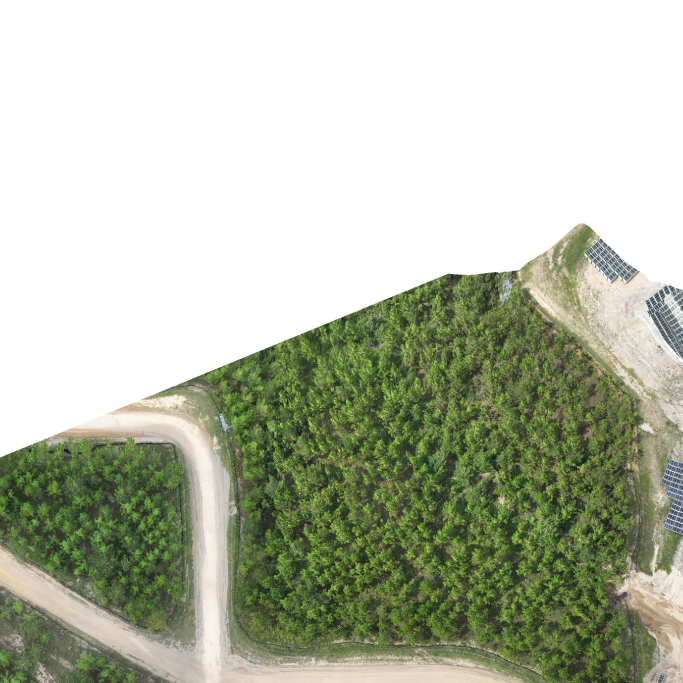
#> input picture ORTHOPHOTO_tile_r000_c001.jpg, 2048 x 2048 px (shown at 1/3 size)
$ python fam_srm_orthomosaic_engine.py ../ORTHOPHOTO_tile_r000_c001.jpg out   (older library calls are emulated)
#> lines starting #> are read from the running program, lines starting #| are printed output that depends on the picture
### FAM-SRM/fam_ndvi.py
# ===============================================================
# fam_ndvi.py — FAM-SRM v2.0
#
# NDVI_FAM MODULE
#
# This module computes a FAM-derived normalized vegetation feature index from:
#     NDVI_FAM = (vnir - R) / (vnir + R + eps)
#
# IMPORTANT: vnir is synthesized from RGB by FAM-SRM. NDVI_FAM is therefore
# a model-derived feature index, not sensor-measured NDVI or physical NIR
# reflectance. Independent measured-NIR validation is required before treating
# it as equivalent to conventional multispectral NDVI.
#
# Includes:
#   • CPU-only safe operations
#   • Multi-colormap export
#   • TIFF/JPG/PNG safety
#   • MLA-PDF integration
#   • Normalized output [0,1]
#
# ===============================================================

import numpy as np
import cv2
import os


# ---------------------------------------------------------------
# Core NDVI_FAM computation
# ---------------------------------------------------------------
def NDVI_FAM(vnir: np.ndarray, R: np.ndarray, eps: float = 1e-6, mode: str = "linear") -> np.ndarray:
    """
    Compute the FAM-derived normalized vegetation feature index.

    ``vnir`` is a synthetic channel produced from RGB by FAM-SRM. The result
    is not sensor-measured NDVI and should not be interpreted as calibrated
    multispectral reflectance without independent validation.

    Parameters
    ----------
    vnir : np.ndarray
        Synthetic virtual-NIR feature channel in [0,1].
    R : np.ndarray
        Red channel (normalized [0,1]).
    eps : float
        Stabilizer for denominator.
    mode : str
        Output mapping: 'linear' for direct normalized remapping or 'soft'
        for visualization-oriented contrast compression.

    Returns
    -------
    np.ndarray in [0,1]
    """
    vnir = vnir.astype(np.float32)
    R = R.astype(np.float32)

    raw = (vnir - R) / (vnir + R + eps)

    # Output mapping selection. Neither mapping changes the synthetic-source
    # claim boundary of vnir/NDVI_FAM.
    if mode == "soft":
        ndvi = 0.5 + 0.5 * np.tanh(2.0 * raw)  # visualization mapping
    else:  # mode == "linear" (default)
        ndvi = (raw + 1.0) / 2.0               # direct linear remapping

    # Clip and return
    ndvi = np.clip(ndvi, 0, 1)
    return ndvi.astype(np.float32)


# ---------------------------------------------------------------
# NDVI Colormaps for MLA-PDF Pages
# ---------------------------------------------------------------
NDVI_COLORMAPS = {
    "classic": cv2.COLORMAP_JET,
    "viridis": cv2.COLORMAP_VIRIDIS,
    "jet": cv2.COLORMAP_JET,
    "gva": cv2.COLORMAP_SUMMER,  # green → cyan → white
}


# [64 lines left out: functions save_ndvi_colormaps, save_ndvi_legend, save_ndvi_histogram, not called in this run]

### FAM-SRM/fam_srm_orthomosaic_engine.py
# ===============================================================
# fam_srm_orthomosaic_engine.py — FAM-SRM v3.1 (Tiled CPU Edition)
#
# Unified orthomosaic/RGB processing engine:
#   • vNIR (virtual NIR proxy)
#   • NDVI_FAM (FAM-enhanced NDVI)
#   • FSI (Fractal Stress Index)
#   • Graphon structural residual placeholder (optional)
#   • THUMBNAILS (safe, downscaled automatically)
#
# Tile-based processing:
#   • Large orthos are split into tiles (default 2048×2048)
#   • Tiles are written to a temp folder inside the output folder:
#         "<YYYYMMDD>_tiled_images"
#   • All spectral products are recomposed into full-resolution arrays
#
# Auto-detects:
#   • GeoTIFF orthomosaics (R,G,B)
#   • Standard RGB photos (JPG/PNG)
#
# Memory-safe / decompression-bomb protected (no silent 1×1 collapse).
#
# Produced for: Gabriel Allit (Salt19 LLC)
# ===============================================================

import os
import sys
import math
import datetime
from typing import Tuple, Optional

import numpy as np

# Import FAM-SRM NDVI module
from fam_ndvi import NDVI_FAM

# OpenCV import guard
try:
    import cv2
except ImportError as e:
    raise RuntimeError(
        "OpenCV (cv2) is required for fam_srm_orthomosaic_engine. "
        "Install with `conda install -c conda-forge opencv` or `pip install opencv-python-headless`."
    ) from e

# Optional: matplotlib only for histograms / colorbars
try:
    import matplotlib
    matplotlib.use("Agg")  # headless backend
    import matplotlib.pyplot as plt
except Exception:
    plt = None  # Hist/colorbar generation will be skipped gracefully


# ===============================================================
# Utility helpers
# ===============================================================

def log(msg: str):
    """Lightweight stdout logger (GUI can capture this)."""
    ts = datetime.datetime.now().strftime("%H:%M:%S")
    print(f"[{ts}] {msg}")
    sys.stdout.flush()


def ensure_dir(path: str):
    os.makedirs(path, exist_ok=True)


def safe_thumbnail(img: np.ndarray, max_side: int = 2048) -> np.ndarray:
    """Downscale image preserving aspect ratio; no weird 1×1 degeneracy."""
    h, w = img.shape[:2]
    max_dim = max(h, w)
    if max_dim <= max_side:
        return img.copy()
    scale = max_side / float(max_dim)
    new_w = max(1, int(round(w * scale)))
    new_h = max(1, int(round(h * scale)))
    thumb = cv2.resize(img, (new_w, new_h), interpolation=cv2.INTER_AREA)
    return thumb


def today_prefix() -> str:
    """Return YYYYMMDD string for folder naming."""
    return datetime.date.today().strftime("%Y%m%d")


# ===============================================================
# Image loading (JPG/PNG/TIFF) with shape + dtype sanity
# ===============================================================

def load_rgb_image(path: str) -> np.ndarray:
    """
    Load an RGB image from disk using OpenCV.
    Always returns float32 in [0, 1], shape (H, W, 3).
    """
    if not os.path.isfile(path):
        raise FileNotFoundError(f"Input image not found: {path}")

    log(f"Loading image: {path}")
    img_bgr = cv2.imread(path, cv2.IMREAD_COLOR)
    if img_bgr is None:
        raise RuntimeError(f"cv2.imread failed for: {path}")

    img_rgb = cv2.cvtColor(img_bgr, cv2.COLOR_BGR2RGB)

    if img_rgb.ndim != 3 or img_rgb.shape[2] != 3:
        raise RuntimeError(
            f"Expected 3-channel RGB image; got shape {img_rgb.shape}"
        )

    img_rgb = img_rgb.astype(np.float32) / 255.0

    h, w, _ = img_rgb.shape
    log(f"Loaded image shape: {w} × {h} (W×H), dtype={img_rgb.dtype}")
    if h < 32 or w < 32:
        raise RuntimeError(
            f"Image is too small after load ({w}×{h}). "
            "Something went wrong (decompression / downscale)."
        )

    return img_rgb


# ===============================================================
# FAM-SRM spectral operators
# ===============================================================

def compute_Y(rgb: np.ndarray) -> np.ndarray:
    """Base vegetation-biased luminance Y."""
    R = rgb[..., 0]
    G = rgb[..., 1]
    B = rgb[..., 2]
    Y = 0.35 * R + 0.45 * G + 0.20 * B
    return np.clip(Y, 0.0, 1.0).astype(np.float32)


def kolakoski_kernel(size: int = 7) -> np.ndarray:
    """
    Build a Kolakoski-inspired 2D kernel.
    Not a literal Kolakoski sequence, but uses its run-length structure
    (1s and 2s) to modulate radial weights.
    """
    # 1D Kolakoski prefix
    seq = [1, 2, 2, 1, 1, 2, 1, 2, 2][: size * 2]
    seq = np.array(seq, dtype=np.float32)

    # Radial grid
    ax = np.linspace(-1.0, 1.0, size)
    xx, yy = np.meshgrid(ax, ax)
    rr = np.sqrt(xx**2 + yy**2)

    rr_norm = rr / (rr.max() + 1e-6)
    idx = np.minimum((rr_norm * (len(seq) - 1)).astype(int), len(seq) - 1)
    k = seq[idx].astype(np.float32)

    k /= k.sum()
    return k


def KRO(Y: np.ndarray, kernel_size: int = 7) -> np.ndarray:
    """Kolakoski Recursive Operator — nonlinear spatial smoothing."""
    k = kolakoski_kernel(kernel_size)
    # Ensure input is float32 for OpenCV compatibility
    Y_f32 = Y.astype(np.float32)
    Y_blur = cv2.filter2D(Y_f32, cv2.CV_32F, k, borderType=cv2.BORDER_REFLECT)
    # mild residual feedback for "recursive" feel
    out = 0.7 * Y_blur + 0.3 * Y_f32
    return np.clip(out, 0.0, 1.0)


def TMBE(Y: np.ndarray) -> np.ndarray:
    """Thue–Morse Bias Equalizer — parity-based chromatic bias correction."""
    h, w = Y.shape
    # 2D Thue–Morse parity mask
    x = np.arange(w, dtype=np.int32)
    y = np.arange(h, dtype=np.int32)
    xx, yy = np.meshgrid(x, y)

    def bitcount(n: np.ndarray) -> np.ndarray:
        # numpy-compatible bit counting for parity calculation
        # Count bits by successively checking each bit position
        count = np.zeros_like(n, dtype=np.int32)
        temp = n.copy()
        while np.any(temp > 0):
            count += temp & 1
            temp >>= 1
        return count

    parity = (bitcount(xx) + bitcount(yy)) & 1
    mask = np.where(parity == 0, 1.0, -1.0).astype(np.float32)

    # Local mean
    Y_f32 = Y.astype(np.float32)
    local_mean = cv2.GaussianBlur(Y_f32, (0, 0), sigmaX=1.2, sigmaY=1.2)
    residual = Y_f32 - local_mean

    # Apply parity flip to residual, then recombine
    corrected = local_mean + 0.3 * residual * mask
    return np.clip(corrected, 0.0, 1.0)


def USK(Y: np.ndarray) -> np.ndarray:
    """Ulam Spiral Kernel — emphasize structural patterns."""
    h, w = Y.shape
    # Approximate by gently boosting mid-frequency details via unsharp masking
    Y_f32 = Y.astype(np.float32)
    blur = cv2.GaussianBlur(Y_f32, (0, 0), sigmaX=2.0, sigmaY=2.0)
    high = Y_f32 - blur
    out = Y_f32 + 0.8 * high
    return np.clip(out, 0.0, 1.0)


def BES(Y: np.ndarray) -> np.ndarray:
    """Beatty Entropy Scaling — radiometric scaling with entropy proxy."""
    # Local variance as entropy proxy
    ksize = 7
    Y_f32 = Y.astype(np.float32)
    mu = cv2.blur(Y_f32, (ksize, ksize))
    mu2 = cv2.blur(Y_f32 * Y_f32, (ksize, ksize))
    var = np.clip(mu2 - mu * mu, 0.0, None)

    # Beatty-like scaling using sqrt(2) factor
    alpha = (np.sqrt(2.0) - 1.0)
    scale = 1.0 + alpha * (var / (var.max() + 1e-6))

    out = Y_f32 * scale
    out = out / (out.max() + 1e-6)
    return np.clip(out, 0.0, 1.0)


def FDM(Y: np.ndarray) -> np.ndarray:
    """Fractal Dimension Modulator — texture enhancement."""
    # Laplacian-of-Gaussian-ish
    Y_f32 = Y.astype(np.float32)
    blur = cv2.GaussianBlur(Y_f32, (0, 0), sigmaX=1.0, sigmaY=1.0)
    lap = cv2.Laplacian(blur, cv2.CV_32F, ksize=3)
    # Normalize laplacian
    lap_norm = lap / (np.max(np.abs(lap)) + 1e-6)
    out = Y_f32 + 0.5 * lap_norm
    return np.clip(out, 0.0, 1.0)


def compute_vnir(rgb: np.ndarray) -> np.ndarray:
    """Full vNIR pipeline for a single RGB tile."""
    Y = compute_Y(rgb)
    y1 = KRO(Y)
    y2 = TMBE(y1)
    y3 = USK(y2)
    y4 = BES(y3)
    vnir = FDM(y4)
    # IMPORTANT: no per-tile normalization here; we normalize globally later
    return vnir.astype(np.float32)


# [8 lines left out: function compute_ndvi_fam, not called in this run]


def compute_fsi(vnir: np.ndarray) -> np.ndarray:
    """
    Fractal Stress Index:
    FSI ≈ normalized residual of (FDM(vNIR) − GaussianBlur(FDM(vNIR))).
    """
    fdm_v = FDM(vnir)
    fdm_v_f32 = fdm_v.astype(np.float32)
    smooth = cv2.GaussianBlur(fdm_v_f32, (0, 0), sigmaX=2.0, sigmaY=2.0)
    residual = fdm_v_f32 - smooth
    # Normalize to [0,1] based on abs residual
    mag = np.abs(residual)
    mag /= (mag.max() + 1e-6)
    return mag.astype(np.float32)


def global_normalize_vnir(vnir_full: np.ndarray, rgb_full: np.ndarray) -> np.ndarray:
    """
    Global percentile-based normalization of vNIR after tiling / full-block processing.
    Uses RGB to mask out empty borders so they don't dominate the histogram.
    """
    # mask out empty/black/white borders so they don't break histogram
    valid_mask = (rgb_full.sum(axis=2) > 0.03)
    vnir_valid = vnir_full[valid_mask]

    if vnir_valid.size > 0:
        lo = np.percentile(vnir_valid, 1.0)
        hi = np.percentile(vnir_valid, 99.0)
    else:
        lo, hi = float(vnir_full.min()), float(vnir_full.max())

    # protect against divide-by-zero
    if hi - lo < 1e-6:
        hi = lo + 1e-3

    vnir_full = (vnir_full - lo) / (hi - lo)
    vnir_full = np.clip(vnir_full, 0.0, 1.0).astype(np.float32)
    log(f"Global vNIR normalization: lo={lo:.4f}, hi={hi:.4f}")
    return vnir_full


# ===============================================================
# NDVI colormaps
# ===============================================================

def apply_colormap_ndvi(ndvi: np.ndarray, cmap: str = "jet") -> np.ndarray:
    """
    Map NDVI [-1,1] to RGB using specified colormap.
    Supported: "jet", "viridis", "classic", "gva".
    """
    ndvi_norm = (ndvi + 1.0) / 2.0  # [0,1]
    ndvi_u8 = np.clip(ndvi_norm * 255.0, 0, 255).astype(np.uint8)

    if cmap == "jet":
        cm = cv2.COLORMAP_JET
        colored = cv2.applyColorMap(ndvi_u8, cm)
        return cv2.cvtColor(colored, cv2.COLOR_BGR2RGB)

    if cmap == "viridis":
        # OpenCV viridis
        cm = cv2.COLORMAP_VIRIDIS
        colored = cv2.applyColorMap(ndvi_u8, cm)
        return cv2.cvtColor(colored, cv2.COLOR_BGR2RGB)

    # Classic NDVI: brown → yellow → green
    if cmap == "classic":
        lut = np.zeros((256, 1, 3), dtype=np.uint8)
        for i in range(256):
            t = i / 255.0
            if t < 0.5:  # soil-ish
                r = int(160 + 80 * (t / 0.5))  # 160→240
                g = int(100 + 60 * (t / 0.5))  # 100→160
                b = int(60 * (t / 0.5))        # 0→60
            else:         # veg
                t2 = (t - 0.5) / 0.5
                r = int(240 * (1 - t2))
                g = int(160 + 95 * t2)
                b = int(60 * (1 - t2))
            lut[i, 0, :] = [b, g, r]
        colored = cv2.LUT(cv2.merge([ndvi_u8]*3), lut)
        return cv2.cvtColor(colored, cv2.COLOR_BGR2RGB)

    # GVA Signature Theme: teal → green → magenta-ish
    if cmap == "gva":
        lut = np.zeros((256, 1, 3), dtype=np.uint8)
        for i in range(256):
            t = i / 255.0
            r = int(80 + 150 * t)
            g = int(200 * (1 - abs(t - 0.5) * 2))
            b = int(60 + 150 * (1 - t))
            lut[i, 0, :] = [b, g, r]
        colored = cv2.LUT(cv2.merge([ndvi_u8]*3), lut)
        return cv2.cvtColor(colored, cv2.COLOR_BGR2RGB)

    # Fallback to jet
    cm = cv2.COLORMAP_JET
    colored = cv2.applyColorMap(ndvi_u8, cm)
    return cv2.cvtColor(colored, cv2.COLOR_BGR2RGB)


# ===============================================================
# vNIR visualization helpers
# ===============================================================

def save_vnir_hist_and_colorbar(vnir: np.ndarray, base_path: str):
    if plt is None:
        log("matplotlib not available; skipping vNIR hist/colorbar.")
        return

    vnir_flat = vnir.flatten()
    vnir_flat = vnir_flat[np.isfinite(vnir_flat)]

    # Histogram
    hist_path = base_path + "_hist.png"
    plt.figure(figsize=(4, 2))
    plt.hist(vnir_flat, bins=64, color="black")
    plt.title("vNIR Histogram")
    plt.tight_layout()
    plt.savefig(hist_path, dpi=150)
    plt.close()
    log(f"Saved vNIR histogram: {hist_path}")

    # Colorbar-like gradient
    cb_path = base_path + "_colorbar.png"
    grad = np.linspace(0, 1, 512, dtype=np.float32)
    grad_img = np.tile(grad, (20, 1))  # 20 px high
    grad_u8 = (grad_img * 255).astype(np.uint8)
    grad_rgb = cv2.applyColorMap(grad_u8, cv2.COLORMAP_JET)
    grad_rgb = cv2.cvtColor(grad_rgb, cv2.COLOR_BGR2RGB)
    cv2.imwrite(cb_path, cv2.cvtColor(grad_rgb, cv2.COLOR_RGB2BGR))
    log(f"Saved vNIR colorbar: {cb_path}")


# ===============================================================
# Tiled processing
# ===============================================================

# [84 lines left out: functions tile_indices, process_tiled, not called in this run]


# ===============================================================
# Main entry point
# ===============================================================

def process_orthomosaic(
    input_path: str,
    output_folder: str,
    tile_size: int = 2048,
    tile_threshold: int = 4096,
) -> dict:
    """
    Main engine function called by GUI.
    - input_path: path to orthomosaic (JPG/PNG/TIFF)
    - output_folder: user-chosen output folder
    - tile_size: tile width/height in pixels
    - tile_threshold: if max(H, W) > tile_threshold → use tiled mode
    Returns dict of output paths.
    """
    ensure_dir(output_folder)
    base_name = os.path.splitext(os.path.basename(input_path))[0]

    rgb = load_rgb_image(input_path)
#> in load_rgb_image, img_bgr is the input picture: shape (2048, 2048, 3); mean B, G, R 167.9, 187.5, 181.6
    h, w, _ = rgb.shape

    use_tiling = max(h, w) > tile_threshold

    if use_tiling:
        vnir, ndvi, fsi = process_tiled(rgb, output_folder, base_name, tile_size=tile_size)
    else:
        log("Image below tiling threshold; processing as single block.")
        vnir_raw = compute_vnir(rgb)
#> in compute_Y, `R = rgb[..., 0]`:
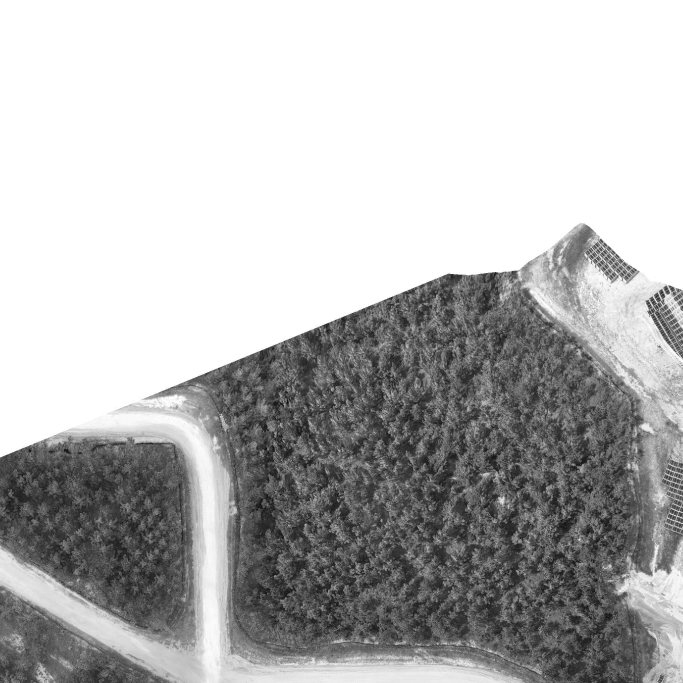
#> R: shape (2048, 2048) float32 (shown at 1/3 size); min 0, max 1, mean 0.712
#> in compute_Y, `G = rgb[..., 1]`:
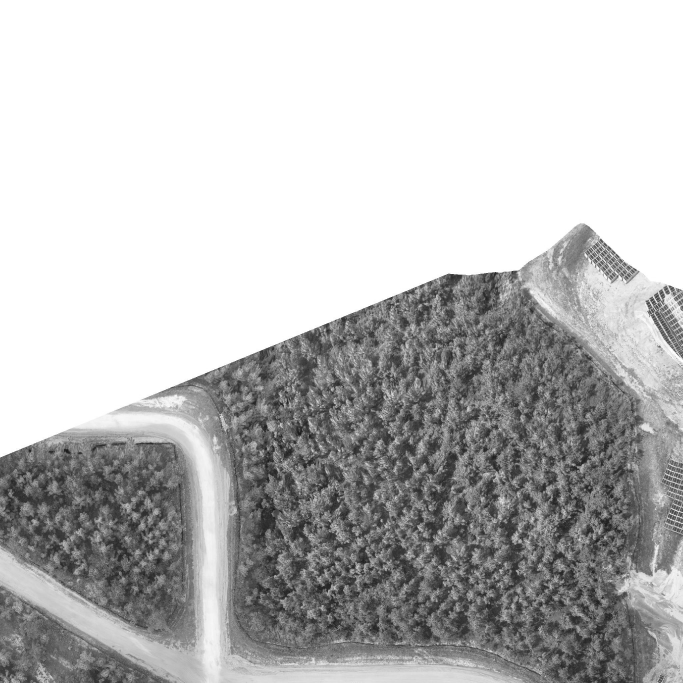
#> G: shape (2048, 2048) float32 (shown at 1/3 size); min 0.0392, max 1, mean 0.735
#> in compute_Y, `B = rgb[..., 2]`:
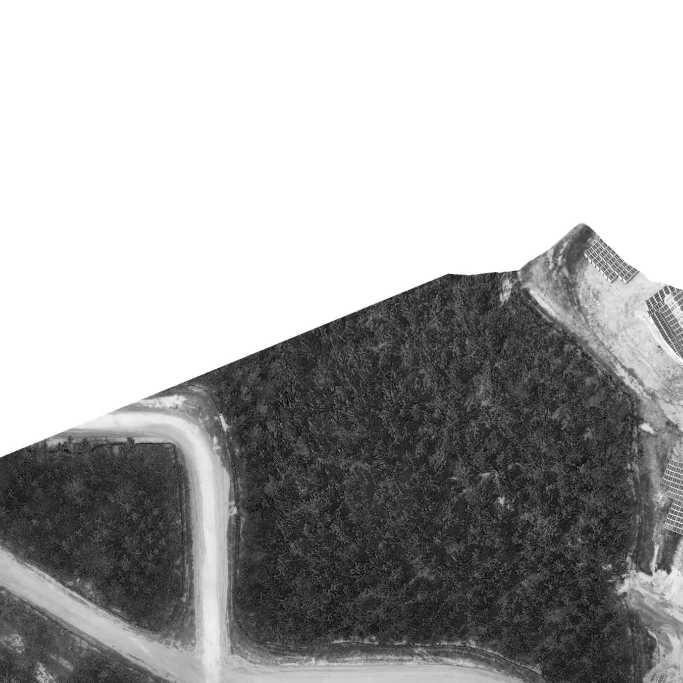
#> B: shape (2048, 2048) float32 (shown at 1/3 size); min 0, max 1, mean 0.658
#> after the loop in bitcount, `while np.any(temp > 0):`:
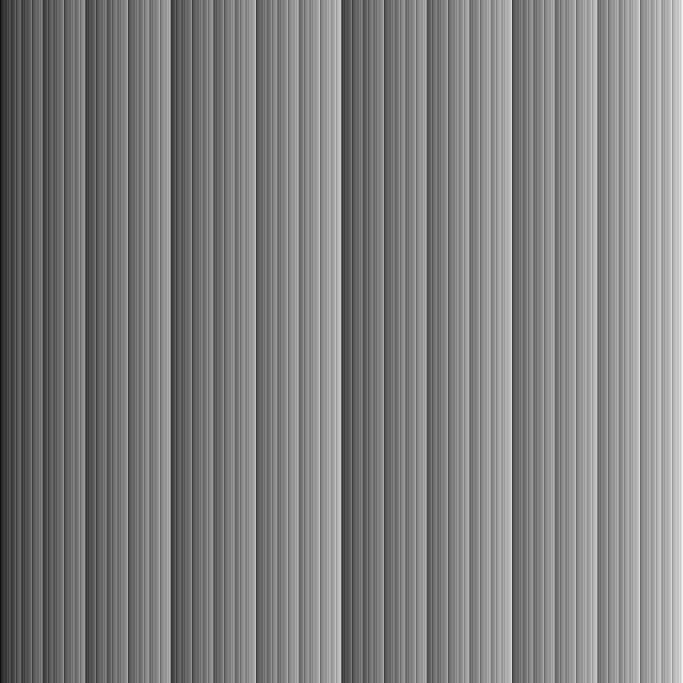
#> count: shape (2048, 2048) int32 (shown at 1/3 size); min 0, max 11, mean 5.5; drawn with min black and max white
#> after the loop in bitcount (call 2), `while np.any(temp > 0):`:
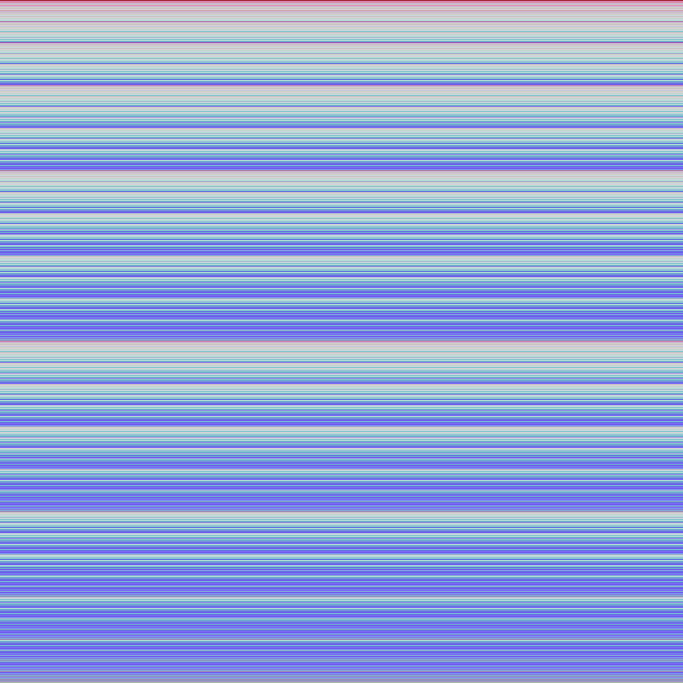
#> count: shape (2048, 2048) int32 (shown at 1/3 size); 12 distinct labels, from 0 to 11; one colour per label, 0 black
#> in TMBE, `parity = (bitcount(xx) + bitcount(yy)) & 1`:
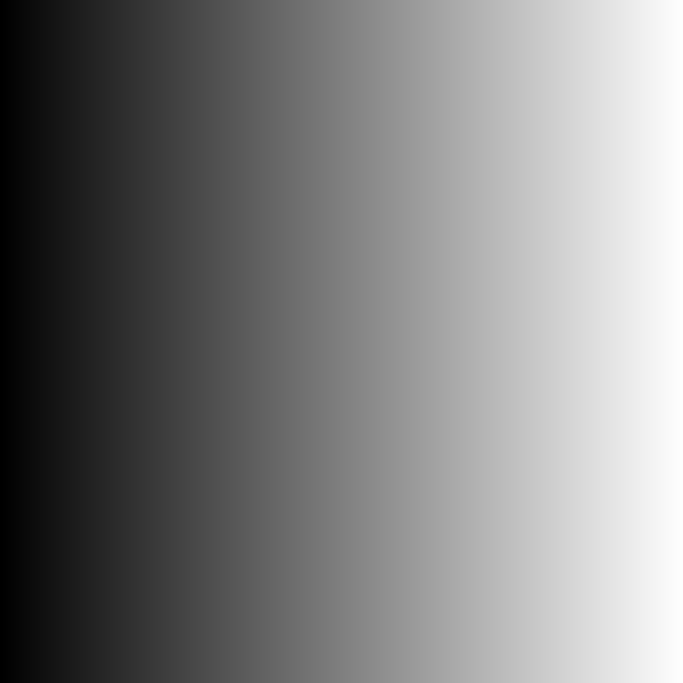
#> xx: shape (2048, 2048) int32 (shown at 1/3 size); min 0, max 2047, mean 1023.5; drawn with min black and max white
#> (the rest of the program and of its run is left out)
